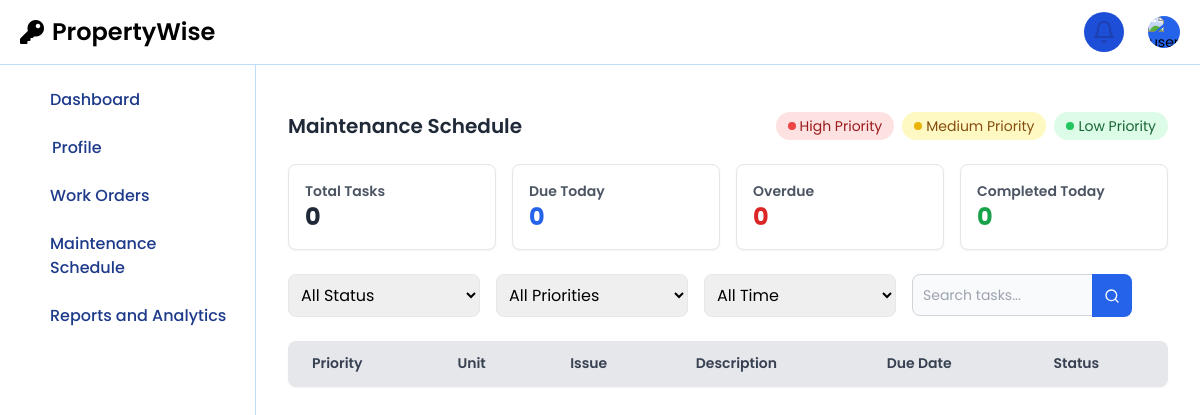
Before: /staff/staffSchedule.php (signed in) with the older database file.
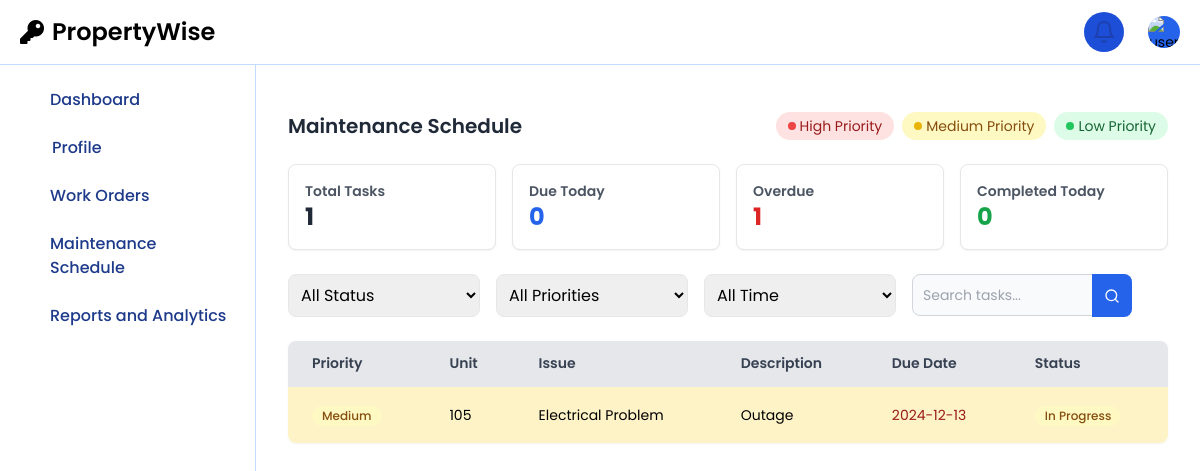
After: the same page with the newer database file.
### tables this page shows
CREATE TABLE `maintenance_requests` (
  `id` int(11) NOT NULL,
  `user_id` int(11) NOT NULL,
  `unit` varchar(50) NOT NULL,
  `issue` varchar(100) NOT NULL,
  `description` text NOT NULL,
  `service_date` date NOT NULL,
  `status` enum('Pending','In Progress','Completed') DEFAULT 'Pending',
  `image` varchar(255) DEFAULT NULL,
  `created_at` timestamp NOT NULL DEFAULT current_timestamp(),
  `updated_at` timestamp NOT NULL DEFAULT current_timestamp() ON UPDATE current_timestamp(),
  `assigned_to` int(11) DEFAULT NULL,
  `priority` enum('high','medium','low') NOT NULL DEFAULT 'medium',
  `archived` tinyint(1) DEFAULT 0
);

### staff/staffSchedule.php (the view, shortened to what the changed rows need)
<?php
require '../session/db.php';
$staffId = $_SESSION['staff_id'];
$query = "SELECT * FROM maintenance_requests WHERE archived = 0 AND assigned_to = ? ORDER BY service_date ASC";
$stmt = $conn->prepare($query);
$stmt->bind_param('i', $staffId);
$stmt->execute();
$result = $stmt->get_result();
$requests = [];
while ($row = $result->fetch_assoc()) {
    $requests[] = $row;
}
$totalTasks = count($requests);
$overdue = 0;
$today = date('Y-m-d');
foreach ($requests as $request) {
    if ($request['service_date'] < $today && $request['status'] != 'Completed') {
        $overdue++;
    }
}
?>
<!DOCTYPE html>
<html lang="en">
<head>
    <script src="https://cdn.tailwindcss.com"></script>
</head>
<body>
<?php include('staffNavbar.php'); ?>
<?php include('staffSidebar.php'); ?>
<div class="sm:ml-64 p-4 sm:p-8 mx-auto">
    <div class="mt-16 sm:mt-20">
        <div class="flex flex-col sm:flex-row justify-between items-center mb-6">
            <h1 class="text-lg sm:text-xl font-semibold text-gray-800 mb-4 sm:mb-0">Maintenance Schedule</h1>
        </div>
        <div class="grid grid-cols-1 sm:grid-cols-2 md:grid-cols-4 gap-4 mb-6">
            <div class="bg-white p-4 rounded-lg shadow-sm border border-gray-200">
                <h3 class="text-sm font-semibold text-gray-600">Total Tasks</h3>
                <p class="text-2xl font-bold text-gray-800"><?php echo $totalTasks; ?></p>
            </div>
            <div class="bg-white p-4 rounded-lg shadow-sm border border-gray-200">
                <h3 class="text-sm font-semibold text-gray-600">Overdue</h3>
                <p class="text-2xl font-bold text-red-600"><?php echo $overdue; ?></p>
            </div>
        </div>
        <div class="bg-white rounded-lg shadow-sm overflow-hidden">
            <div class="overflow-x-auto">
                <table class="min-w-full divide-y divide-gray-200">
                    <thead class="bg-gray-50">
                        <tr>
                            <th class="px-4 sm:px-6 py-3 text-left text-xs sm:text-sm font-semibold text-gray-700 border-b-2 border-gray-200 bg-gray-200">Priority</th>
                            <th class="px-4 sm:px-6 py-3 text-left text-xs sm:text-sm font-semibold text-gray-700 border-b-2 border-gray-200 bg-gray-200">Unit</th>
                            <th class="px-4 sm:px-6 py-3 text-left text-xs sm:text-sm font-semibold text-gray-700 border-b-2 border-gray-200 bg-gray-200">Issue</th>
                            <th class="px-4 sm:px-6 py-3 text-left text-xs sm:text-sm font-semibold text-gray-700 border-b-2 border-gray-200 bg-gray-200">Description</th>
                            <th class="px-4 sm:px-6 py-3 text-left text-xs sm:text-sm font-semibold text-gray-700 border-b-2 border-gray-200 bg-gray-200">Due Date</th>
                            <th class="px-4 sm:px-6 py-3 text-left text-xs sm:text-sm font-semibold text-gray-700 border-b-2 border-gray-200 bg-gray-200">Status</th>
                        </tr>
                    </thead>
                    <tbody id="workOrdersTableBody" class="bg-white divide-y divide-gray-200">
                        <?php foreach ($requests as $request): ?>
                            <?php
                            $priorityClass = '';
                            if ($request['priority'] == 'high') {
                                $priorityClass = 'priority-high';
                            } elseif ($request['priority'] == 'medium') {
                                $priorityClass = 'priority-medium';
                            } elseif ($request['priority'] == 'low') {
                                $priorityClass = 'priority-low';
                            }
                            $dueDateColor = '';
                            if ($request['service_date'] == $today) {
                                $dueDateColor = 'text-red-600';
                            } elseif ($request['service_date'] < $today && $request['status'] != 'Completed') {
                                $dueDateColor = 'text-red-800';
                            } else {
                                $dueDateColor = 'text-gray-800';
                            }
                            ?>
                            <tr class="<?php echo $priorityClass; ?>">
                                <td class="px-4 sm:px-6 py-4">
                                    <span class="inline-flex items-center px-2.5 py-0.5 rounded-full text-xs font-medium bg-<?php echo $request['priority'] == 'high' ? 'red' : ($request['priority'] == 'medium' ? 'yellow' : 'green'); ?>-100 text-<?php echo $request['priority'] == 'high' ? 'red' : ($request['priority'] == 'medium' ? 'yellow' : 'green'); ?>-800">
                                        <?php echo ucfirst($request['priority']); ?>
                                    </span>
                                </td>
                                <td class="px-4 sm:px-6 py-4 text-sm"><?php echo htmlspecialchars($request['unit']); ?></td>
                                <td class="px-4 sm:px-6 py-4 text-sm"><?php echo htmlspecialchars($request['issue']); ?></td>
                                <td class="px-4 sm:px-6 py-4 text-sm"><?php echo htmlspecialchars($request['description']); ?></td>
                                <td class="px-4 sm:px-6 py-4 text-sm <?php echo $dueDateColor; ?>"><?php echo htmlspecialchars($request['service_date']); ?></td>
                                <td class="px-4 sm:px-6 py-4 text-sm">
                                    <span class="inline-flex items-center px-2.5 py-0.5 rounded-full text-xs font-medium bg-<?php echo $request['status'] == 'Pending' ? 'gray' : ($request['status'] == 'In Progress' ? 'yellow' : 'green'); ?>-100 text-<?php echo $request['status'] == 'Pending' ? 'gray' : ($request['status'] == 'In Progress' ? 'yellow' : 'green'); ?>-800">
                                        <?php echo $request['status']; ?>
                                    </span>
                                </td>
                            </tr>
                        <?php endforeach; ?>
                    </tbody>
                </table>
            </div>
        </div>
    </div>
</div>
</body>
</html>

Changed rows visible on the page:
added maintenance_requests: priority "Medium", unit "105", issue "Electrical Problem", description "Outage", service_date "2024-12-13", status "In Progress"
Other visible differences:
$totalTasks: "0" → "1"
$overdue: "0" → "1"
